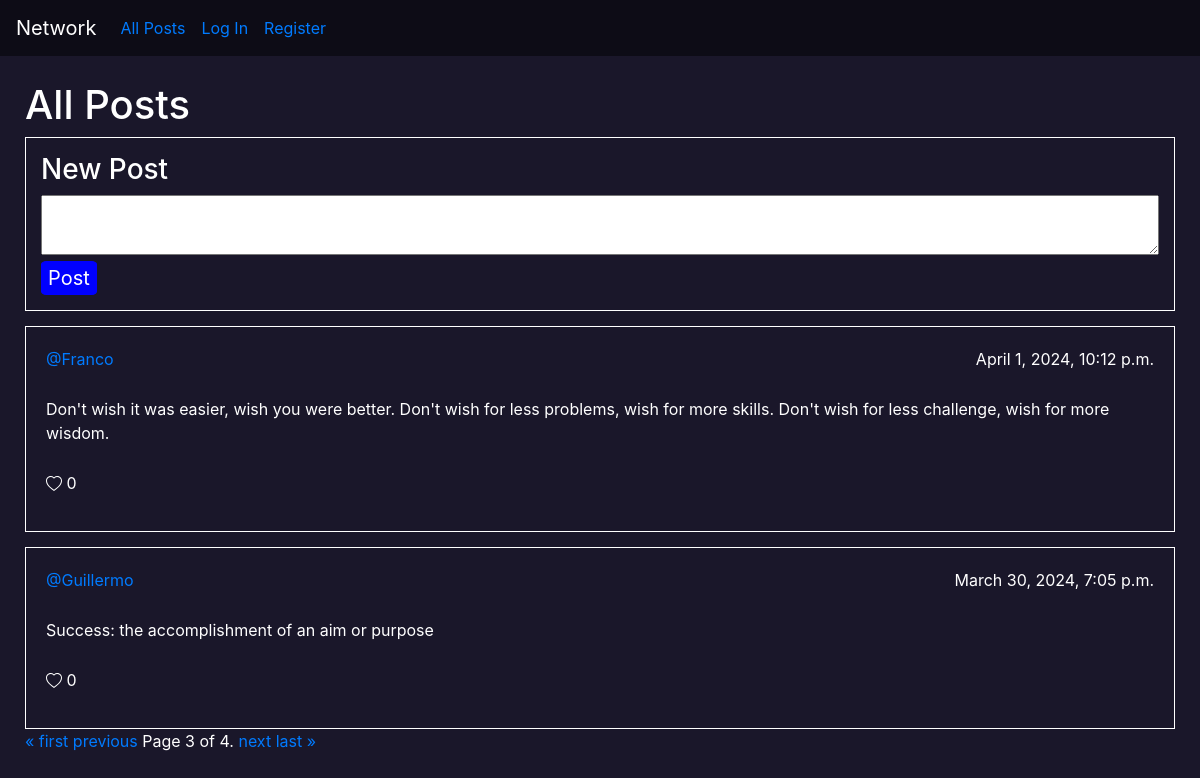
/?page=3, run on the app's committed database.
### network/models.py (models this page shows)
class Post(models.Model):
    user = models.ForeignKey(User, on_delete = models.CASCADE, related_name='post_user')
    text = models.CharField(max_length=280)
    date = models.DateTimeField(default=timezone.now())
    likes = models.ManyToManyField(User,blank=True, related_name='likes')

class User(AbstractUser):
    pass

### network/views.py (the view)
# urls.py: path("", views.index, name="index"),
def index(request):
    posts = Post.objects.all().order_by('-date')
    paginator = Paginator(posts,2)
    page_number = request.GET.get('page')
    posts = paginator.get_page(page_number)
    return render(request, "network/index.html",{'posts':posts})

### network/templates/network/index.html (shortened to what this page needs)
{% extends "network/layout.html" %}
{% block body %}
<div class="mid_section">
    <h1>All Posts</h1>
    <div id="new_post">
        <h3>New Post</h3>
        <div>
            <form action="{% url 'post' %}" method="POST">
                <textarea name="text" id="textarea" required></textarea>
                <input type="submit" value="Post" id="submit">
            </form>
        </div>
    </div>
    {% if posts %}
        {% for post in posts %}
            <div class="post">
                <div class="top">
                    <a href="{% url 'profile' username=post.user %}" >@{{ post.user }}</a>
                    <p>{{ post.date }}</p>
                </div>
                <div>
                    <p>{{ post.text }}</p>
                </div>
                <div>
                    <p> {{ post.likes.all.count }}</p>
                </div>
            </div>
        {% endfor %}
        <div class="pagination">
            <span class="step-links">
                {% if posts.has_previous %}
                    <a href="?page=1">&laquo; first</a>
                    <a href="?page={{ posts.previous_page_number }}">previous</a>
                {% endif %}
                <span class="current">
                    Page {{ posts.number }} of {{ posts.paginator.num_pages }}.
                </span>
                {% if posts.has_next %}
                    <a href="?page={{ posts.next_page_number }}">next</a>
                    <a href="?page={{ posts.paginator.num_pages }}">last &raquo;</a>
                {% endif %}
            </span>
        </div>
    {% else %}
        <br>
        <div id="no_post">
            <strong>No posts so far</strong>
        </div>
    {% endif %}
</div>
{% endblock %}

### network/static/network/styles.css (style rules this page uses)
body { background-color: #1a172a; color: white; }
.mid_section { padding: 25px; }
#new_post { border: 1px solid white; padding: 15px; }
form textarea { width: 100%; padding-left: 10px; padding-top: 5px; max-height: 120px; min-height: 60px; }
#submit { font-size: 20px; color: white; background-color: blue; border: 1px solid blue; border-radius: 10%; }
.post { padding: 15px; border: 1px solid white; margin-top: 15px; display: flex; flex-direction: column; }
.post div { display: flex; margin: 5px; justify-content: space-between; }

### data on the page
Post: user "Franco", date "April 1, 2024, 10:12 p.m.", text "Don't wish it was easier, wish you were better. Don't wish for less problems, wish for more skills. Don't wish for less challenge, wish for more wisdom.", likes.all.count "0"
Post: user "Guillermo", date "March 30, 2024, 7:05 p.m.", text "Success: the accomplishment of an aim or purpose", likes.all.count "0"

### other printed values
{{ posts.number }} "3"
{{ posts.paginator.num_pages }} "4"
